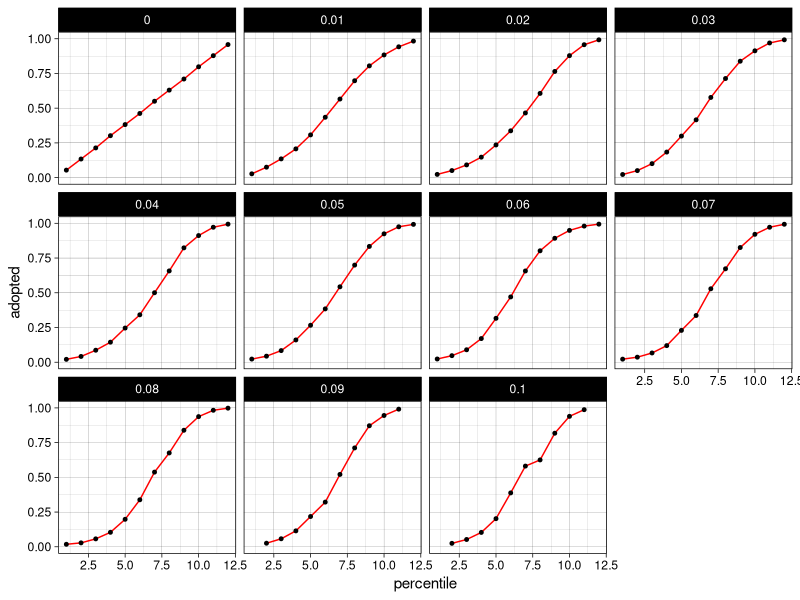
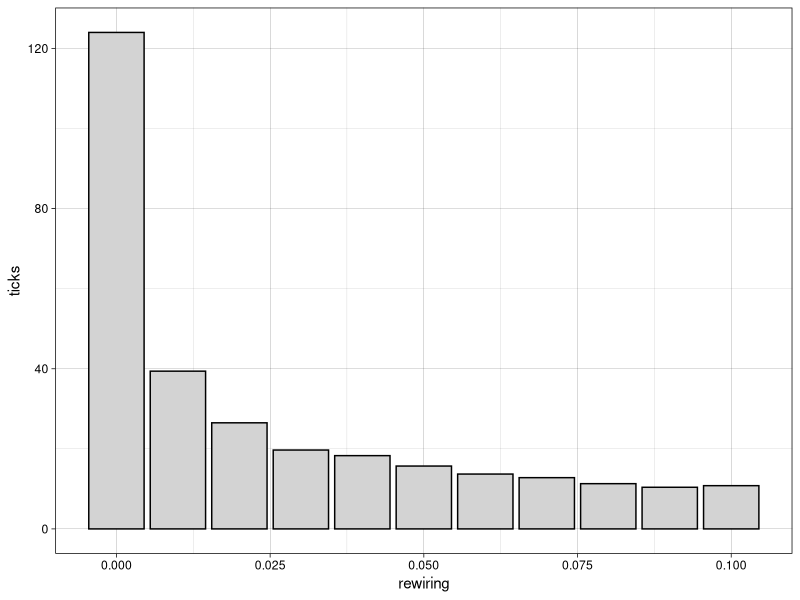

These charts were generated, in order, by the following R code:
################################################################################
##      _____ _____ _____    ___   ___ ___                                    ##
##     |  _  | __  |     |  |_  | |   |_  |             Keijzer               ##
##     |     | __ -| | | |   _| |_| | |_| |_            BIGSSS Summer School  ##
##     |__|__|_____|_|_|_|  |_____|___|_____|           July 7th, 2023        ##
##                                                                            ##
################################################################################

library('ggplot2')
setwd('/Users/marijnkeijzer/SURFdrive/nnc/ABM101')

   # read in raw data frame, note that we skip the first 6 lines containing contextual information
raw.df <- read.csv('diffusion experiment-table.csv',header=T,skip=6)

   # transform the absolute number of turtles that adopted the trait to a proportion
raw.df$count.turtles.with..color...green. <- raw.df$count.turtles.with..color...green. / raw.df$number.of.nodes

   # function to transform the raw dataset
DiffusionPercentiles <- function(Data=raw.df,Definition=10){
  df <- data.frame(id=c(99),rewiring=c(99),ticks=c(99),percentile=c(99),adopted=c(99))
  iterator <- 1
  
  for(i in unique(Data$X.run.number.)){
    increment <- max(Data$X.step.[Data$X.run.number==i]) * 1 / Definition
    
    for(j in 1:Definition){
      df[iterator,] <- c(
        i,
        Data$rewiring.proportion[Data$X.run.number.==i][1],
        max(Data$X.step.[Data$X.run.number.==i]),
        j,
        mean(Data$count.turtles.with..color...green.[(Data$X.step. > 0 - increment + increment * j) & Data$X.step. < increment * j & Data$X.run.number. == i]))
      iterator <- iterator + 1
    }
  }
  return(df)
}

df <- DiffusionPercentiles(Definition=12)

   # plot the adoption curve observed for different rewiring values
ggplot(data=df,aes(x=percentile,y=adopted)) +
  stat_summary(geom="line", fun.y=mean,col='red') +
  stat_summary(geom="errorbar", fun.data=mean_cl_normal,width=.5,col='red') +
  stat_summary(geom="point", fun.y=mean,size=1) +
  facet_wrap(rewiring ~ .,nrow=3) +
  ylim(0,1) +
  theme_linedraw()

   # plot the convergence times by rewiring
ggplot(data=df,aes(x=rewiring,y=ticks)) +
  stat_summary(geom="bar", fun.y=mean, col='black',fill='lightgrey') +
  stat_summary(geom="errorbar", fun.data=mean_cl_normal,width=.002,col='red') +
  theme_linedraw()


